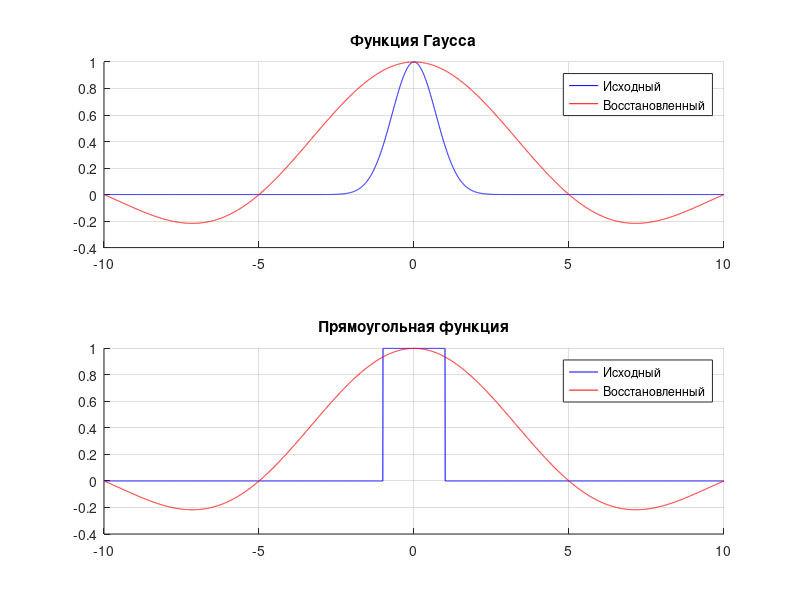

Here is the MATLAB script that generated this plot:
function lab_01
    L = 1;
    A = 1;
    sigma = 1;

    count_points = input("Введите количество точек: ");
    step_x = input("Введите шаг для значений x: ");

    max_x = step_x * (count_points - 1) / 2;

    x_discrete = -max_x : step_x : max_x;
    rect_discrete = generate_rect(x_discrete, L);
    gauss_discrete = generate_gauss(x_discrete, A, sigma);

    x_reference = -max_x : 0.005 : max_x;
    rect_reference = generate_rect(x_reference, L);
    gauss_reference = generate_gauss(x_reference, A, sigma);

    rect_restored = zeros(1, length(x_reference));
    gauss_restored = zeros(1, length(x_reference));
    
    for i = 1 : length(x_reference)
        for j = 1 : count_points
            gauss_restored(i) = gauss_restored(i) + gauss_discrete(j) * sinc((x_reference(i) - x_discrete(j)) / step_x);
            rect_restored(i) = rect_restored(i) + rect_discrete(j) * sinc((x_reference(i) - x_discrete(j)) / step_x);
        end
    end
    
    figure;
    subplot(2,1,1);
    title("Функция Гаусса");
    hold on;
    grid on;
    plot(x_reference, gauss_reference, "b");
    plot(x_reference, gauss_restored, "r");
    legend("Исходный", "Восстановленный");
    
    subplot(2,1,2);
    title("Прямоугольная функция");
    hold on;
    grid on;
    plot(x_reference, rect_reference, "b");
    plot(x_reference, rect_restored, "r");
    legend("Исходный", "Восстановленный");
end

function rect = generate_rect(x, L)
    rect = zeros(size(x));
    rect(abs(x) <= L) = 1;
    return;
end

function gauss = generate_gauss(x, A, sigma)
    gauss = A * exp(-(x / sigma) .^ 2);
    return;
end